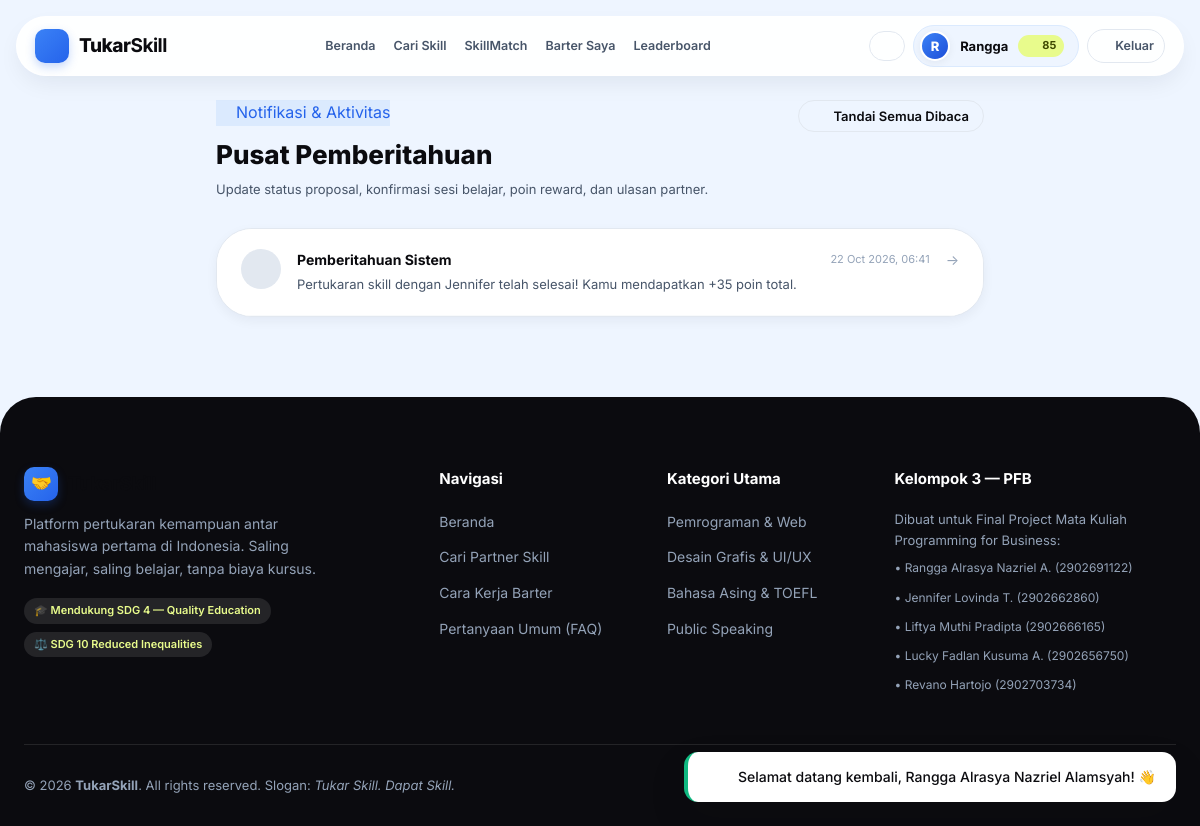
/notifications.php (signed in), run on the app's committed database.
### tables this page shows
CREATE TABLE `users` (
  `id` INT AUTO_INCREMENT PRIMARY KEY,
  `name` VARCHAR(100) NOT NULL,
  `nim` CHAR(10) NOT NULL UNIQUE,
  `email` VARCHAR(100) NOT NULL UNIQUE,
  `password` VARCHAR(255) NOT NULL,
  `major` VARCHAR(100) NOT NULL,
  `batch_year` YEAR NULL,
  `bio` TEXT NULL,
  `photo` VARCHAR(255) NULL,
  `whatsapp` VARCHAR(20) NULL,
  `role` ENUM('user', 'admin') NOT NULL DEFAULT 'user',
  `points` INT NOT NULL DEFAULT 20,
  `total_points` INT NOT NULL DEFAULT 20,
  `profile_bonus_given` TINYINT(1) NOT NULL DEFAULT 0,
  `is_active` TINYINT(1) NOT NULL DEFAULT 1,
  `remember_token` VARCHAR(64) NULL,
  `created_at` DATETIME NOT NULL DEFAULT CURRENT_TIMESTAMP,
  `updated_at` DATETIME NOT NULL DEFAULT CURRENT_TIMESTAMP ON UPDATE CURRENT_TIMESTAMP
);

CREATE TABLE `notifications` (
  `id` INT AUTO_INCREMENT PRIMARY KEY,
  `user_id` INT NOT NULL,
  `message` VARCHAR(255) NOT NULL,
  `link` VARCHAR(255) NULL,
  `is_read` TINYINT(1) NOT NULL DEFAULT 0,
  `created_at` DATETIME NOT NULL DEFAULT CURRENT_TIMESTAMP,
  CONSTRAINT `fk_notif_user` FOREIGN KEY (`user_id`) REFERENCES `users` (`id`) ON DELETE CASCADE ON UPDATE CASCADE
);

### config/db.php (called while the page is built, shortened)
<?php
$db_host = '127.0.0.1';
$db_user = 'root';
$db_pass = '';
$db_name = 'tukarskill';
$db_port = 3306;
$db_connected = false;
$conn = mysqli_init();
if ($conn) {
    mysqli_options($conn, MYSQLI_OPT_CONNECT_TIMEOUT, 2);
    $connected = @mysqli_real_connect($conn, $db_host, $db_user, $db_pass, $db_name, $db_port);
    if ($connected) {
        $db_connected = true;
    }
}
function is_db_connected() {
    global $db_connected;
    return $db_connected;
}

### notifications.php (the view, shortened to what this page needs)
<?php
require_once __DIR__ . '/includes/header.php';
$user = current_user();
$user_id = (int)$user['id'];
$notifications = [];
if (is_db_connected()) {
    $stmt = $conn->prepare("SELECT * FROM notifications WHERE user_id = ? ORDER BY created_at DESC LIMIT 50");
    if ($stmt) {
        $stmt->bind_param("i", $user_id);
        $stmt->execute();
        $res = $stmt->get_result();
        while ($row = $res->fetch_assoc()) {
            $notifications[] = $row;
        }
    }
}
?>
<div class="container" style="padding: 40px 16px 80px; max-width: 800px;">
    <div style="display: flex; justify-content: space-between; align-items: flex-start; margin-bottom: 28px; gap: 16px; flex-wrap: wrap;">
        <div>
            <span class="badge-tag" style="background: var(--blue-100); color: var(--blue-600); margin-bottom: 8px; display: inline-flex; align-items: center; gap: 6px;">
                <?= icon('bell', '', '14px') ?> Notifikasi & Aktivitas
            </span>
            <h1 style="font-size: 26px; font-weight: 800; color: var(--ink);">
                Pusat Pemberitahuan
            </h1>
            <p style="font-size: 13px; color: var(--gray-600); margin-top: 4px;">
                Update status proposal, konfirmasi sesi belajar, poin reward, dan ulasan partner.
            </p>
        </div>
        <?php if (!empty($notifications)): ?>
            <form action="notifications.php" method="POST">
                <button type="submit" class="btn btn-outline btn-sm" style="display: inline-flex; align-items: center; gap: 6px;">
                    <?= icon('check', '', '14px') ?> Tandai Semua Dibaca
                </button>
            </form>
        <?php endif; ?>
    </div>
    <div style="background: var(--white); border-radius: var(--radius-xl); border: 1px solid var(--gray-200); box-shadow: var(--shadow-sm); overflow: hidden;">
        <?php if (empty($notifications)): ?>
            <div style="text-align: center; padding: 60px 20px; color: var(--gray-400);">
                <div style="color: var(--gray-400); margin-bottom: 12px; display: flex; justify-content: center;">
                    <?= icon('bell', '', '44px') ?>
                </div>
                <strong style="font-size: 16px; color: var(--ink); display: block; margin-bottom: 4px;">
                    Kotak Notifikasimu Masih Bersih
                </strong>
                <p style="font-size: 13px; margin-bottom: 20px;">
                    Belum ada pemberitahuan baru saat ini. Coba ajukan pertukaran skill ke mahasiswa lain yuk!
                </p>
                <a href="discover.php" class="btn btn-primary btn-sm">Cari Partner Belajar ↗</a>
            </div>
        <?php else: ?>
            <div style="display: flex; flex-direction: column;">
                <?php foreach ($notifications as $n):
                    $is_unread = ((int)$n['is_read'] === 0);
                    $target_link = "notifications.php?open=" . (int)$n['id'];
                ?>
                    <a href="<?= e($target_link) ?>" style="display: flex; align-items: flex-start; gap: 16px; padding: 20px 24px; border-bottom: 1px solid var(--gray-100); text-decoration: none; background: <?= $is_unread ? '#f0f9ff' : 'var(--white)' ?>; transition: 0.15s ease;">
                        <div style="width: 40px; height: 40px; border-radius: 50%; background: <?= $is_unread ? 'var(--blue-500)' : 'var(--gray-200)' ?>; color: <?= $is_unread ? 'var(--white)' : 'var(--gray-600)' ?>; display: flex; align-items: center; justify-content: center; flex-shrink: 0;">
                            <?= $is_unread ? icon('bell', '', '18px') : icon('mail', '', '18px') ?>
                        </div>
                        <div style="flex: 1;">
                            <div style="display: flex; justify-content: space-between; align-items: center; margin-bottom: 4px;">
                                <strong style="font-size: 14px; color: var(--ink);">
                                    Pemberitahuan Sistem
                                </strong>
                                <span style="font-size: 11px; color: var(--gray-400);">
                                    <?= date('d M Y, H:i', strtotime($n['created_at'])) ?>
                                </span>
                            </div>
                            <p style="font-size: 13px; color: <?= $is_unread ? 'var(--ink)' : 'var(--gray-600)' ?>; margin: 0; line-height: 1.5; font-weight: <?= $is_unread ? '600' : '400' ?>;">
                                <?= e($n['message']) ?>
                            </p>
                        </div>
                        <span style="color: var(--gray-400); font-size: 14px;">→</span>
                    </a>
                <?php endforeach; ?>
            </div>
        <?php endif; ?>
    </div>
</div>
<?php require_once __DIR__ . '/includes/footer.php'; ?>

### includes/header.php (shortened to what this page needs)
<?php
require_once __DIR__ . '/../config/db.php';
require_once __DIR__ . '/functions.php';
$current_page = basename($_SERVER['PHP_SELF']);
$logged_user = current_user();
?>
<!DOCTYPE html>
<html lang="id">
<head>
    <link rel="stylesheet" href="assets/css/style.css">
</head>
<body>
<div class="toast-container">
    <?php $flash = get_flash(); if ($flash): ?>
        <div class="toast toast-<?= e($flash['type']) ?>">
            <span><?= ($flash['type'] === 'success') ? icon('check-circle', '', 18) : (($flash['type'] === 'danger') ? icon('x-circle', '', 18) : icon('info', '', 18)) ?></span>
            <div><?= e($flash['message']) ?></div>
        </div>
    <?php endif; ?>
</div>
<header class="navbar">
    <nav class="nav-pill">
        <a href="index.php" class="brand-logo">
            <div class="logo-icon"><?= icon('handshake', '', 18) ?></div>
            <span>Tukar<strong>Skill</strong></span>
        </a>
        <ul class="nav-links">
            <li><a href="index.php" class="<?= ($current_page === 'index.php') ? 'active' : '' ?>">Beranda</a></li>
            <li><a href="discover.php" class="<?= ($current_page === 'discover.php') ? 'active' : '' ?>">Cari Skill</a></li>
            <?php if (is_logged_in()): ?>
                <li><a href="skillmatch.php" class="<?= ($current_page === 'skillmatch.php') ? 'active' : '' ?>">SkillMatch</a></li>
                <li><a href="exchanges.php" class="<?= ($current_page === 'exchanges.php') ? 'active' : '' ?>">Barter Saya</a></li>
                <li><a href="leaderboard.php" class="<?= ($current_page === 'leaderboard.php') ? 'active' : '' ?>">Leaderboard</a></li>
            <?php else: ?>
                <li><a href="leaderboard.php" class="<?= ($current_page === 'leaderboard.php') ? 'active' : '' ?>">Leaderboard</a></li>
                <li><a href="index.php#cara-kerja">Cara Kerja</a></li>
                <li><a href="index.php#faq">FAQ</a></li>
            <?php endif; ?>
        </ul>
        <div class="nav-actions">
            <?php if (is_logged_in() && $logged_user): ?>
                <a href="notifications.php" class="btn btn-outline btn-sm" style="padding: 6px 9px; position: relative; display: inline-flex; align-items: center; justify-content: center;" title="Notifikasi">
                    <?= icon('bell', '', 16) ?>
                </a>
                <a href="dashboard.php" class="user-menu-pill" title="Buka Dashboard">
                    <?= render_avatar($logged_user['photo'], $logged_user['name'], 30) ?>
                    <span style="font-weight: 700; font-size: 13px;"><?= e(explode(' ', $logged_user['name'])[0]) ?></span>
                    <span class="points-badge" title="Saldo Poin Aktif" style="display: inline-flex; align-items: center; gap: 4px;">
                        <?= icon('coins', '', 12) ?> <span><?= (int)$logged_user['points'] ?></span>
                    </span>
                </a>
                <a href="logout.php" class="btn btn-outline btn-sm" style="padding: 6px 10px; font-size: 12.5px; color: var(--gray-600); display: inline-flex; align-items: center; gap: 4px;" title="Keluar akun">
                    <?= icon('log-out', '', 13) ?> <span>Keluar</span>
                </a>
            <?php endif; ?>
        </div>
    </nav>
</header>

### includes/icons.php (shortened to what this page needs)
<?php
function icon($name, $class = '', $size = 18, $extra_attrs = '') {
    $size_attr = $size ? 'width="' . (int)$size . '" height="' . (int)$size . '"' : '';
    $classes = 'ts-icon ts-icon-' . htmlspecialchars($name) . ($class ? ' ' . htmlspecialchars($class) : '');
    $svg_open = '<svg xmlns="http://www.w3.org/2000/svg" ' . $size_attr . ' viewBox="0 0 24 24" fill="none" stroke="currentColor" stroke-width="2" stroke-linecap="round" stroke-linejoin="round" class="' . $classes . '" ' . $extra_attrs . ' aria-hidden="true">';
    $svg_close = '</svg>';
    $inner = $paths[$name] ?? $paths['sparkles'];
    return $svg_open . $inner . $svg_close;
}

### includes/functions.php (shortened to what this page needs)
<?php
require_once __DIR__ . '/icons.php';
function user_avatar_url($photo, $name = '') {
    $first_word = strtolower(explode(' ', trim((string)$name))[0] ?? '');
    return '';
}
function render_avatar($photo, $name, $size = 40, $extra_class = '') {
    $url = user_avatar_url($photo, $name);
    $initial = strtoupper(substr(trim((string)$name), 0, 1) ?: 'U');
    $size_px = (int)$size;
    return '<div class="ts-avatar-fallback ' . e($extra_class) . '" style="width:' . $size_px . 'px; height:' . $size_px . 'px; border-radius:50%; background:linear-gradient(135deg, #3b82f6, #1d4ed8); color:#ffffff; font-weight:800; font-size:' . round($size_px * 0.42) . 'px; display:inline-flex; align-items:center; justify-content:center; border:2px solid #ffffff; box-shadow:0 2px 8px rgba(15,23,42,0.06); flex-shrink:0;">' . e($initial) . '</div>';
}
function e($string) {
    return htmlspecialchars((string)($string ?? ''), ENT_QUOTES, 'UTF-8');
}
function get_flash() {
    if (isset($_SESSION['flash_message'])) {
        $flash = $_SESSION['flash_message'];
        return $flash;
    }
    return null;
}
function is_logged_in() {
    return isset($_SESSION['user_id']) && !empty($_SESSION['user_id']);
}
function current_user() {
    global $conn;
    static $cached_user = null;
    if ($cached_user !== null) {
        return $cached_user;
    }
    $user_id = (int)$_SESSION['user_id'];
    $stmt = $conn->prepare("SELECT id, name, nim, email, major, batch_year, bio, photo, whatsapp, role, points, total_points, is_active FROM users WHERE id = ? LIMIT 1");
    if ($stmt) {
        $stmt->bind_param("i", $user_id);
        $stmt->execute();
        $result = $stmt->get_result();
        $cached_user = $result->fetch_assoc();
    }
    return $cached_user;
}

### data on the page
users: name "R", name "Rangga", points "85"
notifications: created_at "22 Oct 2026, 06:41", message "Pertukaran skill dengan Jennifer telah selesai! Kamu mendapatkan +35 poin total."

### other printed values
$flash['message'] "Selamat datang kembali, Rangga Alrasya Nazriel Alamsyah! 👋"
